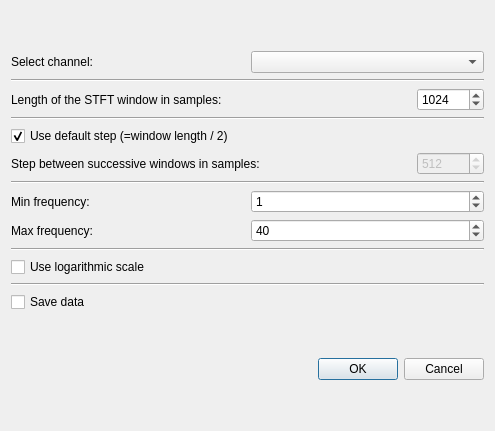
<?xml version="1.0" encoding="UTF-8"?>
<ui version="4.0">
 <class>DialogRawTFR</class>
 <widget class="QDialog" name="DialogRawTFR">
  <property name="geometry">
   <rect>
    <x>0</x>
    <y>0</y>
    <width>495</width>
    <height>431</height>
   </rect>
  </property>
  <property name="windowTitle">
   <string>Meggie - TFR from raw</string>
  </property>
  <layout class="QGridLayout" name="gridLayout">
   <item row="0" column="0">
    <layout class="QVBoxLayout" name="verticalLayout">
     <item>
      <layout class="QHBoxLayout" name="horizontalLayout_5">
       <item>
        <widget class="QLabel" name="label_5">
         <property name="text">
          <string>Select channel:</string>
         </property>
        </widget>
       </item>
       <item>
        <widget class="QComboBox" name="comboBoxChannel"/>
       </item>
      </layout>
     </item>
     <item>
      <widget class="Line" name="line_3">
       <property name="orientation">
        <enum>Qt::Horizontal</enum>
       </property>
      </widget>
     </item>
     <item>
      <layout class="QHBoxLayout" name="horizontalLayout">
       <item>
        <widget class="QLabel" name="label">
         <property name="text">
          <string>Length of the STFT window in samples:</string>
         </property>
        </widget>
       </item>
       <item>
        <spacer name="horizontalSpacer">
         <property name="orientation">
          <enum>Qt::Horizontal</enum>
         </property>
         <property name="sizeHint" stdset="0">
          <size>
           <width>40</width>
           <height>20</height>
          </size>
         </property>
        </spacer>
       </item>
       <item>
        <widget class="QSpinBox" name="spinBoxWsize">
         <property name="maximum">
          <number>1000000000</number>
         </property>
         <property name="singleStep">
          <number>1</number>
         </property>
         <property name="value">
          <number>1024</number>
         </property>
        </widget>
       </item>
      </layout>
     </item>
     <item>
      <widget class="Line" name="line">
       <property name="orientation">
        <enum>Qt::Horizontal</enum>
       </property>
      </widget>
     </item>
     <item>
      <widget class="QCheckBox" name="checkBoxTstep">
       <property name="text">
        <string>Use default step (=window length / 2)</string>
       </property>
       <property name="checked">
        <bool>true</bool>
       </property>
      </widget>
     </item>
     <item>
      <layout class="QHBoxLayout" name="horizontalLayout_2">
       <item>
        <widget class="QLabel" name="label_2">
         <property name="enabled">
          <bool>true</bool>
         </property>
         <property name="text">
          <string>Step between successive windows in samples:</string>
         </property>
        </widget>
       </item>
       <item>
        <spacer name="horizontalSpacer_2">
         <property name="orientation">
          <enum>Qt::Horizontal</enum>
         </property>
         <property name="sizeHint" stdset="0">
          <size>
           <width>40</width>
           <height>20</height>
          </size>
         </property>
        </spacer>
       </item>
       <item>
        <widget class="QSpinBox" name="spinBoxTstep">
         <property name="enabled">
          <bool>false</bool>
         </property>
         <property name="maximum">
          <number>1000000000</number>
         </property>
         <property name="singleStep">
          <number>1</number>
         </property>
         <property name="value">
          <number>512</number>
         </property>
        </widget>
       </item>
      </layout>
     </item>
     <item>
      <widget class="Line" name="line_2">
       <property name="orientation">
        <enum>Qt::Horizontal</enum>
       </property>
      </widget>
     </item>
     <item>
      <layout class="QHBoxLayout" name="horizontalLayout_3">
       <item>
        <widget class="QLabel" name="label_3">
         <property name="text">
          <string>Min frequency:</string>
         </property>
        </widget>
       </item>
       <item>
        <widget class="QSpinBox" name="spinBoxFmin">
         <property name="enabled">
          <bool>true</bool>
         </property>
         <property name="minimum">
          <number>0</number>
         </property>
         <property name="maximum">
          <number>1000</number>
         </property>
         <property name="value">
          <number>1</number>
         </property>
        </widget>
       </item>
      </layout>
     </item>
     <item>
      <layout class="QHBoxLayout" name="horizontalLayout_4">
       <item>
        <widget class="QLabel" name="label_4">
         <property name="text">
          <string>Max frequency:</string>
         </property>
        </widget>
       </item>
       <item>
        <widget class="QSpinBox" name="spinBoxFmax">
         <property name="enabled">
          <bool>true</bool>
         </property>
         <property name="minimum">
          <number>0</number>
         </property>
         <property name="maximum">
          <number>1000</number>
         </property>
         <property name="value">
          <number>40</number>
         </property>
        </widget>
       </item>
      </layout>
     </item>
     <item>
      <widget class="Line" name="line_5">
       <property name="orientation">
        <enum>Qt::Horizontal</enum>
       </property>
      </widget>
     </item>
     <item>
      <widget class="QCheckBox" name="checkBoxLogaritmicScale">
       <property name="text">
        <string>Use logarithmic scale</string>
       </property>
       <property name="checked">
        <bool>false</bool>
       </property>
      </widget>
     </item>
     <item>
      <widget class="Line" name="line_4">
       <property name="orientation">
        <enum>Qt::Horizontal</enum>
       </property>
      </widget>
     </item>
     <item>
      <widget class="QCheckBox" name="checkBoxSaveData">
       <property name="text">
        <string>Save data</string>
       </property>
      </widget>
     </item>
    </layout>
   </item>
   <item row="2" column="0">
    <widget class="QDialogButtonBox" name="buttonBox">
     <property name="orientation">
      <enum>Qt::Horizontal</enum>
     </property>
     <property name="standardButtons">
      <set>QDialogButtonBox::Cancel|QDialogButtonBox::Ok</set>
     </property>
    </widget>
   </item>
  </layout>
 </widget>
 <resources/>
 <connections>
  <connection>
   <sender>buttonBox</sender>
   <signal>accepted()</signal>
   <receiver>DialogRawTFR</receiver>
   <slot>accept()</slot>
   <hints>
    <hint type="sourcelabel">
     <x>266</x>
     <y>421</y>
    </hint>
    <hint type="destinationlabel">
     <x>157</x>
     <y>218</y>
    </hint>
   </hints>
  </connection>
  <connection>
   <sender>buttonBox</sender>
   <signal>rejected()</signal>
   <receiver>DialogRawTFR</receiver>
   <slot>reject()</slot>
   <hints>
    <hint type="sourcelabel">
     <x>334</x>
     <y>421</y>
    </hint>
    <hint type="destinationlabel">
     <x>286</x>
     <y>218</y>
    </hint>
   </hints>
  </connection>
  <connection>
   <sender>checkBoxTstep</sender>
   <signal>toggled(bool)</signal>
   <receiver>spinBoxTstep</receiver>
   <slot>setDisabled(bool)</slot>
   <hints>
    <hint type="sourcelabel">
     <x>151</x>
     <y>165</y>
    </hint>
    <hint type="destinationlabel">
     <x>483</x>
     <y>185</y>
    </hint>
   </hints>
  </connection>
 </connections>
</ui>
